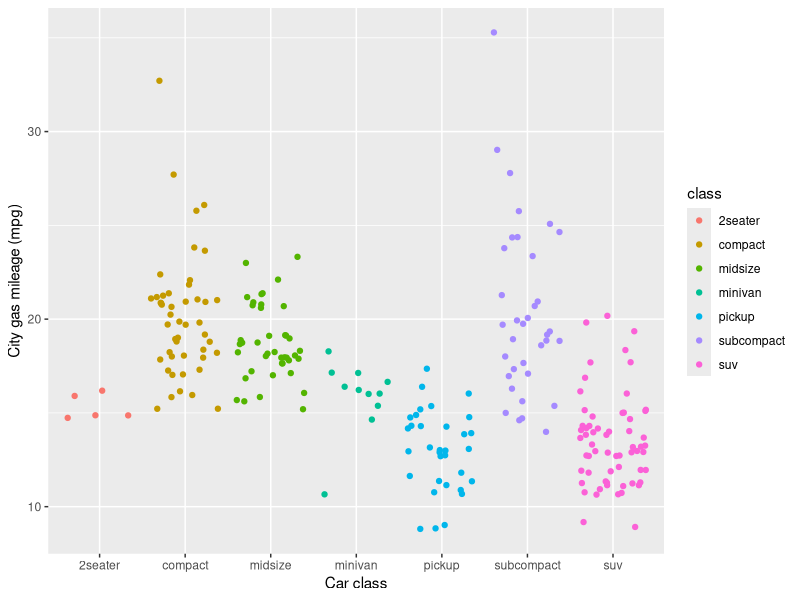

Write R code to recreate this figure.
## ---- chunk 1
knitr::opts_chunk$set(echo = TRUE)
library(tidyverse)
## ---- chunk 2
ggplot(data = mpg, aes(x = class, y = cty)) +
	geom_jitter(aes(color = class)) +
  labs( x= "Car class", y = "City gas mileage (mpg)")

